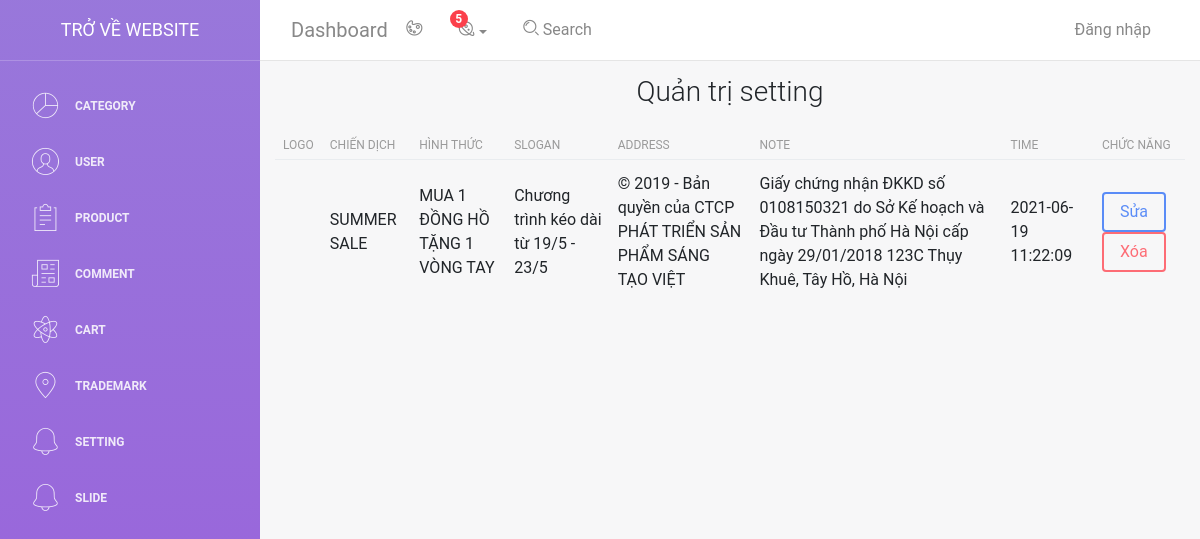
The app's page /admin/light-bootstrap-dashboard-master/examples/setting.php with its own data.
### tables this page shows
CREATE TABLE `setting` (
  `id` int(11) NOT NULL,
  `logo` text NOT NULL,
  `h5_banner` text NOT NULL,
  `h3_banner` text NOT NULL,
  `slogan` text NOT NULL,
  `address` text NOT NULL,
  `note` text NOT NULL,
  `time` datetime NOT NULL
);

### admin/light-bootstrap-dashboard-master/examples/setting.php (the view, shortened to what this page needs)
<?php
    include 'header.php';
    include 'db.php';
?>
<div class="container">
    <h3 class="text-center mt-3 mb-3">Quản trị setting</h3>
    <table class="table">
      <thead>
        <tr>
          <th scope="col">Logo</th>
          <th scope="col">Chiến dịch</th>
          <th scope="col">Hình thức</th>
          <th scope="col">Slogan</th>
          <th scope="col">Address</th>
          <th scope="col">Note</th>
          <th scope="col">Time</th>
          <th scope="col">Chức năng</th>
      </thead>
        <?php
            $sql = "SELECT * FROM `setting`";
            $result = $conn->query($sql);
            if($result->num_rows > 0){
              while($row = $result->fetch_assoc()){
                echo '
                <tr>
                    <td><img style="width:100px" src="./images/setting/'.$row['logo'].'" alt=""></td>
                    <td>'.$row['h5_banner'].'</td>
                    <td>'.$row['h3_banner'].'</td>
                    <td>'.$row['slogan'].'</td>
                    <td>'.$row['address'].'</td>
                    <td>'.$row['note'].'</td>
                    <td>'.$row['time'].'</td>
                    <td>
                        <a href="setting_update.php?id='. $row['id'].'" class="btn btn-primary">Sửa</a>
                        <a href="setting_delete.php?id='. $row['id'].'" class="btn btn-danger">Xóa</a>
                    </td>
                </tr>
                ';
              }
            }
        ?>
    </table>
</div>

### records on screen
setting: h5_banner "SUMMER SALE", h3_banner "MUA 1 ĐỒNG HỒ TẶNG 1 VÒNG TAY", slogan "Chương trình kéo dài từ 19/5 - 23/5", address "© 2019 - Bản quyền của CTCP PHÁT TRIỂN SẢN PHẨM SÁNG TẠO VIỆT", note "Giấy chứng nhận ĐKKD số 0108150321 do Sở Kế hoạch và Đầu tư Thành phố Hà Nội cấp ngày 29/01/2018 123C Thụy Khuê, Tây Hồ, Hà Nội", time "2021-06-19 11:22:09"
